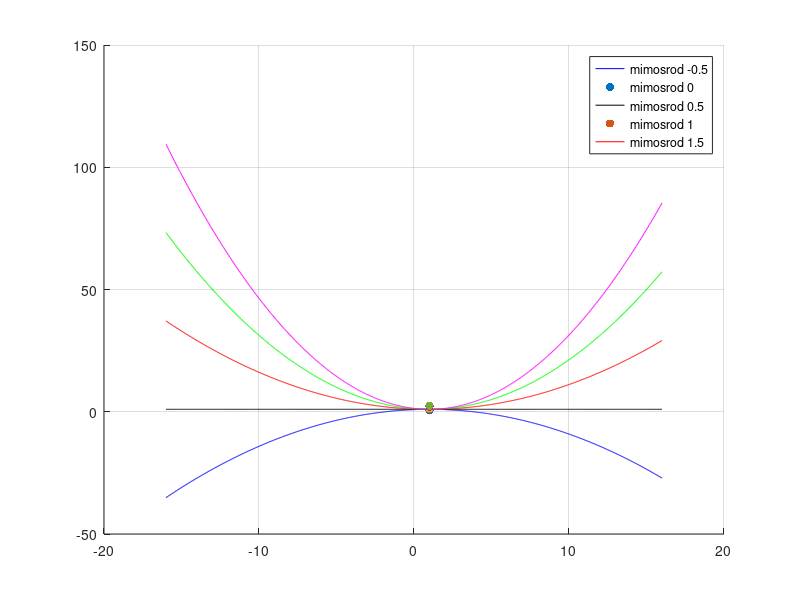

The MATLAB script that drew this image:
% Tomasz Targiel
% Lista 5
% Zadanie 1

clear; % Czyszcze workspace
clc; % Czyszcze command window

% Deklaruje zmienne
e = [-0.5, 0, 0.5, 1, 1.5]; % Deklaruje 5 roznych mimosrodow tak by petla mogla z nich skorzystac
x0 = 1; % Zmienna x-owa wierzcholka
y0 = 1; % Zmienna y-owa wierzcholka
x = linspace(-16, 16, 1000); % Ustalam zakres dla x
kol = ['b', 'k', 'r', 'g', 'm']; % Tworze tablice kolorow (uzyje jej w petli)

for n = 1:5
    hold on; % Komenda ta powoduje, ze zmiany naniesione przez kolejne iteracje petli pozostaja na wykresie
    y = (((x - x0) .^ 2) / 4 * e(n)) + y0; % y jest juz przeksztalconym wzorem z zadania
    plot(x, y, kol(n)); % Rysuje parabole (w kolorze odpowiednim danej iteracji)
    s = scatter(x0, y0 + e(n), 'filled', kol(n)); % Zaznaczam ognisko dla kazdej paraboli (w kolorze odpowiednim danej iteracji)
    grid; % Rysuje siatke
    set(get(get(s, 'Annotation'), 'LegendInformation'), 'IconDisplayStyle', 'off'); % Wylaczam legende dla ognisk
end
legend('mimosrod -0.5', 'mimosrod 0', 'mimosrod 0.5', 'mimosrod 1', 'mimosrod 1.5'); % Wyswietlam legende dla wszystkich paraboli
